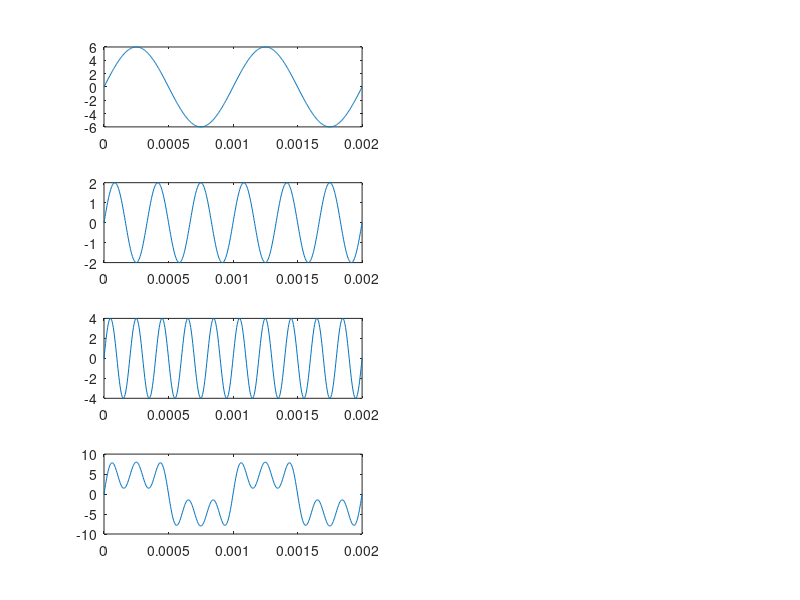
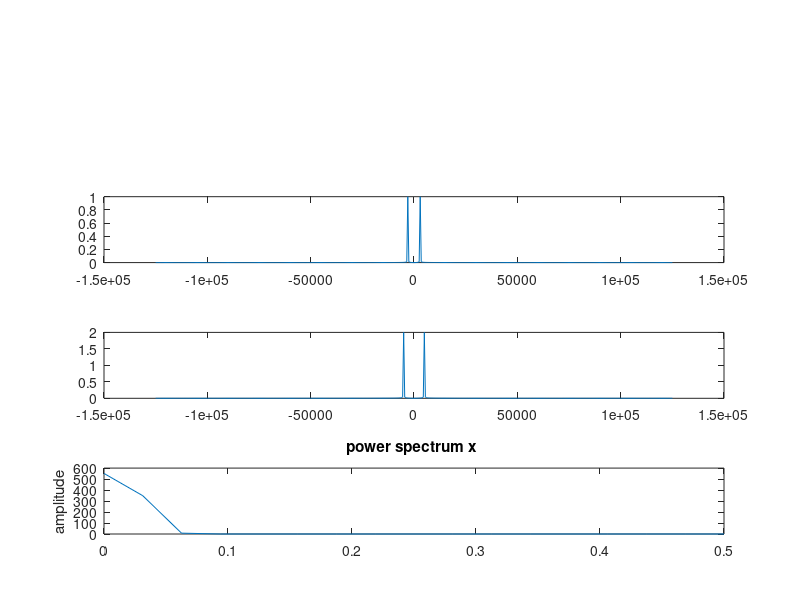

These charts were generated, in order, by the following MATLAB code:
% Lab_1 COM1
% ALLEX MAGNO ANDRADE
%clear all
close all
clc
%% 1)
% Gerar um sinal s(t) composto pela somat?ria de 3 senos com
% amplitudes de 6V, 2V e 4V e frequ?ncias de 1, 3 e 5 kHz,
% respectivamente.

% Determinando as amplitudes
A1 = 6;
A2 = 2;
A3 = 4; 
% Determinando as frequencias
f1 = 1e3;
f2 = 3e3;
f3 = 5e3;
% Amostras (Minimo 2x a maior frequencia)
fa = 50*f3;
ta = 1/fa;

% Numero de ciclos que deseja ver
t = 0:ta:2/f1;

% Sinal s1, s2, s3
s1_t = A1*sin(2*pi*f1*t);
s2_t =A2*sin(2*pi*f2*t);
s3_t = A3*sin(2*pi*f3*t);

% Sinal composto s(t)
s_t =  s1_t + s2_t + s3_t;

%% Plotando os sinais no dominio do tempo
figure(1)
subplot(421)
plot(t, s1_t)

subplot(423)
plot(t, s2_t)

subplot(425)
plot(t, s3_t)

subplot(427)
plot(t, s_t)

%% Passando para o dominio da ferequencia

S1_f = fftshift(fft(s1_t)/length(s1_t));
S2_f = fftshift(fft(s2_t)/length(s2_t));
S3_f = fftshift(fft(s3_t)/length(s3_t));
S_f = fftshift(fft(s_t)/length(s_t));

f = -fa/2:500:fa/2;

%% Plotando os sinais no dominio da frequencia
figure(2)
subplot(412)
plot(f, abs(S1_f));

subplot(412)
plot(f, abs(S2_f));

subplot(413)
plot(f, abs(S3_f));

subplot(414)
plot(f, abs(S_f))

%% Potencia media do sinal
norm(s_t)

%% Densidade espectral de potencia
pwelch(s_t)


